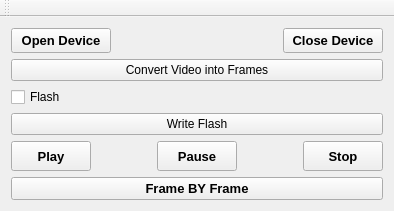
<?xml version="1.0" encoding="UTF-8"?>
<ui version="4.0">
 <class>MainWindow</class>
 <widget class="QMainWindow" name="MainWindow">
  <property name="geometry">
   <rect>
    <x>0</x>
    <y>0</y>
    <width>394</width>
    <height>210</height>
   </rect>
  </property>
  <property name="windowTitle">
   <string/>
  </property>
  <widget class="QWidget" name="centralWidget">
   <layout class="QVBoxLayout" name="verticalLayout">
    <item>
     <layout class="QHBoxLayout" name="horizontalLayout_3">
      <item>
       <widget class="QPushButton" name="pushButtonOpenDevice">
        <property name="minimumSize">
         <size>
          <width>100</width>
          <height>25</height>
         </size>
        </property>
        <property name="maximumSize">
         <size>
          <width>100</width>
          <height>25</height>
         </size>
        </property>
        <property name="font">
         <font>
          <pointsize>10</pointsize>
          <weight>75</weight>
          <bold>true</bold>
         </font>
        </property>
        <property name="text">
         <string>Open Device</string>
        </property>
       </widget>
      </item>
      <item>
       <spacer name="horizontalSpacer_2">
        <property name="orientation">
         <enum>Qt::Horizontal</enum>
        </property>
        <property name="sizeHint" stdset="0">
         <size>
          <width>40</width>
          <height>20</height>
         </size>
        </property>
       </spacer>
      </item>
      <item>
       <widget class="QPushButton" name="pushButtonCloseDevice">
        <property name="minimumSize">
         <size>
          <width>100</width>
          <height>25</height>
         </size>
        </property>
        <property name="maximumSize">
         <size>
          <width>100</width>
          <height>25</height>
         </size>
        </property>
        <property name="font">
         <font>
          <pointsize>10</pointsize>
          <weight>75</weight>
          <bold>true</bold>
         </font>
        </property>
        <property name="text">
         <string>Close Device</string>
        </property>
       </widget>
      </item>
     </layout>
    </item>
    <item>
     <widget class="QPushButton" name="pushButton">
      <property name="text">
       <string>Convert Video into Frames</string>
      </property>
     </widget>
    </item>
    <item>
     <spacer name="verticalSpacer">
      <property name="orientation">
       <enum>Qt::Vertical</enum>
      </property>
      <property name="sizeHint" stdset="0">
       <size>
        <width>20</width>
        <height>40</height>
       </size>
      </property>
     </spacer>
    </item>
    <item>
     <layout class="QHBoxLayout" name="horizontalLayout">
      <item>
       <widget class="QCheckBox" name="checkBoxWriteFlash">
        <property name="text">
         <string>Flash</string>
        </property>
       </widget>
      </item>
      <item>
       <spacer name="horizontalSpacer_3">
        <property name="orientation">
         <enum>Qt::Horizontal</enum>
        </property>
        <property name="sizeHint" stdset="0">
         <size>
          <width>40</width>
          <height>20</height>
         </size>
        </property>
       </spacer>
      </item>
     </layout>
    </item>
    <item>
     <widget class="QPushButton" name="pushButtonWriteFlash">
      <property name="text">
       <string>Write Flash</string>
      </property>
     </widget>
    </item>
    <item>
     <layout class="QHBoxLayout" name="horizontalLayout_7">
      <item>
       <widget class="QPushButton" name="pushButtonPlay">
        <property name="minimumSize">
         <size>
          <width>80</width>
          <height>30</height>
         </size>
        </property>
        <property name="maximumSize">
         <size>
          <width>80</width>
          <height>30</height>
         </size>
        </property>
        <property name="font">
         <font>
          <pointsize>10</pointsize>
          <weight>75</weight>
          <bold>true</bold>
         </font>
        </property>
        <property name="text">
         <string>Play</string>
        </property>
       </widget>
      </item>
      <item>
       <spacer name="horizontalSpacer">
        <property name="orientation">
         <enum>Qt::Horizontal</enum>
        </property>
        <property name="sizeHint" stdset="0">
         <size>
          <width>40</width>
          <height>20</height>
         </size>
        </property>
       </spacer>
      </item>
      <item>
       <widget class="QPushButton" name="pushButtonPause">
        <property name="minimumSize">
         <size>
          <width>80</width>
          <height>30</height>
         </size>
        </property>
        <property name="maximumSize">
         <size>
          <width>80</width>
          <height>30</height>
         </size>
        </property>
        <property name="font">
         <font>
          <pointsize>10</pointsize>
          <weight>75</weight>
          <bold>true</bold>
         </font>
        </property>
        <property name="text">
         <string>Pause</string>
        </property>
       </widget>
      </item>
      <item>
       <spacer name="horizontalSpacer_7">
        <property name="orientation">
         <enum>Qt::Horizontal</enum>
        </property>
        <property name="sizeHint" stdset="0">
         <size>
          <width>40</width>
          <height>20</height>
         </size>
        </property>
       </spacer>
      </item>
      <item>
       <widget class="QPushButton" name="pushButtonStop">
        <property name="minimumSize">
         <size>
          <width>80</width>
          <height>30</height>
         </size>
        </property>
        <property name="maximumSize">
         <size>
          <width>80</width>
          <height>30</height>
         </size>
        </property>
        <property name="font">
         <font>
          <pointsize>10</pointsize>
          <weight>75</weight>
          <bold>true</bold>
         </font>
        </property>
        <property name="text">
         <string>Stop</string>
        </property>
       </widget>
      </item>
     </layout>
    </item>
    <item>
     <widget class="QPushButton" name="pushButtonFrameByFrame">
      <property name="font">
       <font>
        <pointsize>10</pointsize>
        <weight>75</weight>
        <bold>true</bold>
       </font>
      </property>
      <property name="text">
       <string>Frame BY Frame</string>
      </property>
     </widget>
    </item>
   </layout>
  </widget>
  <widget class="QToolBar" name="mainToolBar">
   <attribute name="toolBarArea">
    <enum>TopToolBarArea</enum>
   </attribute>
   <attribute name="toolBarBreak">
    <bool>false</bool>
   </attribute>
  </widget>
 </widget>
 <layoutdefault spacing="6" margin="11"/>
 <resources/>
 <connections/>
</ui>
